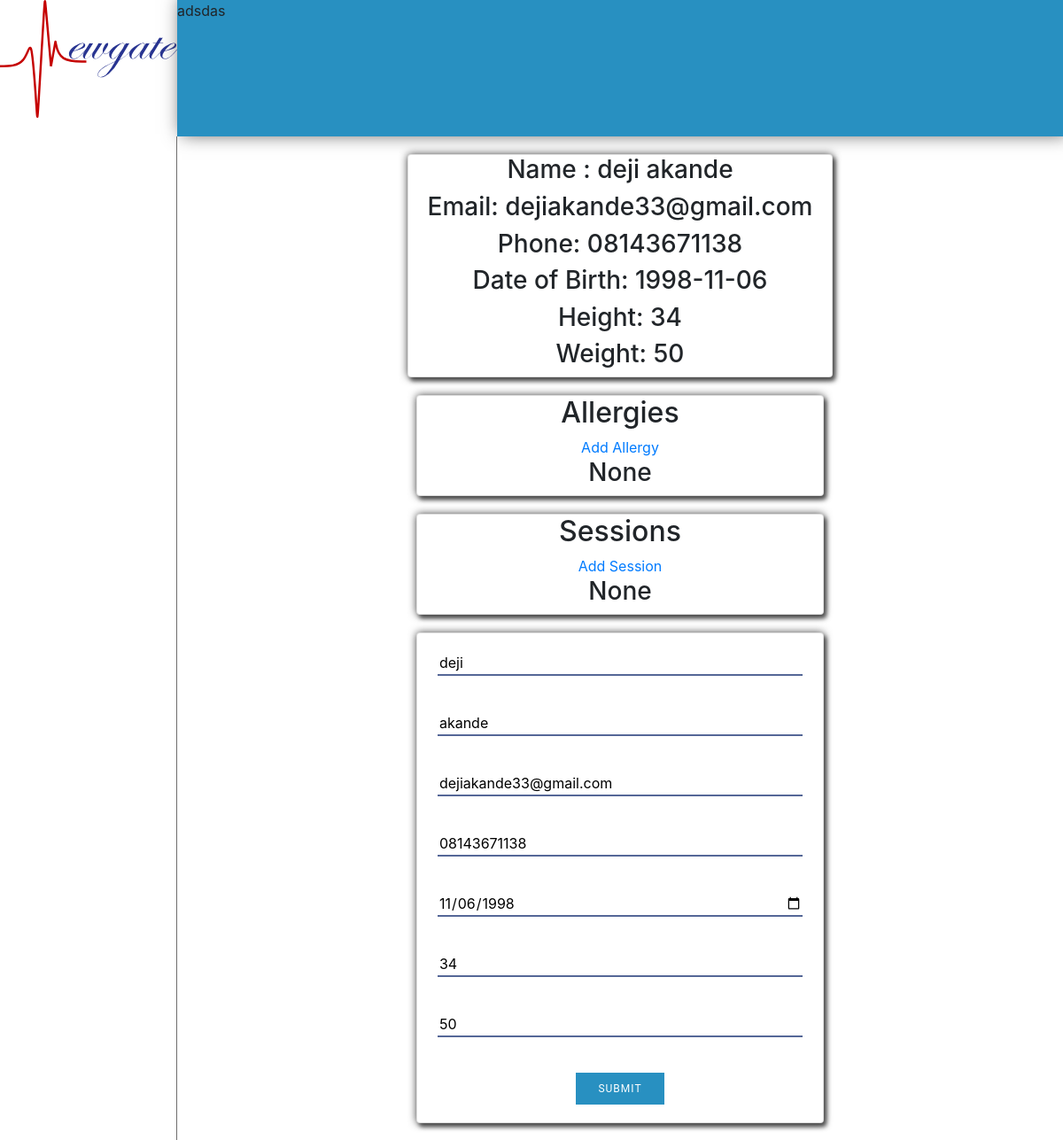
Page /pages/persian.php?id=1 (signed in) on the committed database.
### tables this page shows
CREATE TABLE IF NOT EXISTS `tbl_patients` (
  `ID` int(11) NOT NULL AUTO_INCREMENT,
  `firstname` varchar(255) NOT NULL,
  `lastname` varchar(255) NOT NULL,
  `email` varchar(255) NOT NULL,
  `phone_num` varchar(255) NOT NULL,
  `dob` date NOT NULL,
  `height` float DEFAULT NULL,
  `weight` float DEFAULT NULL,
  PRIMARY KEY (`ID`)
);

### functions/functions.php (called while the page is built, shortened)
<?php
    class Input{
        static function get($var, $default = NULL){
            if( isset($_GET[$var])){
                $res = $_GET[$var];
                if(trim($res)){
                    return $res;
                }else{
                    return $default;
                }
            }else{
                return $default;
            }
        }
    }
?>

### classes/patient.php (called while the page is built, shortened)
<?php
class Patient {
    function __construct($ID, $email, $firstname, $lastname, $phone_num, $dob, $height, $weight){
        $this->ID = $ID;
        $this->email = $email;
        $this->firstname = $firstname;
        $this->lastname = $lastname;
        $this->phone_num = $phone_num;
        $this->dob = $dob;
        $this->height = $height;
        $this->weight = $weight;
    }
    static function getPatient($conn, $stmt, $data){
        $stmt->execute($data);
        if( $result = $stmt->fetch(PDO::FETCH_ASSOC) ){
            $id = $result["ID"];
            return new Patient($id, $result["email"], $result["firstname"], $result["lastname"], $result["phone_num"], $result['dob'], $result['height'], $result['weight']);
        }
        return null;
    }
    static function getPatientByID($conn, $id){
        $stmt = $conn->prepare("SELECT * FROM tbl_patients WHERE id = :id");
        $data = array("id"=> $id);
        return self::getPatient($conn, $stmt, $data);
    }
}

### classes/allergy.php (called while the page is built, shortened)
<?php
    class Allergy{
        static function getAllergyFromPatient($conn, $patientID){
            $stmt = $conn->query("SELECT * FROM tbl_allergies WHERE patientID=$patientID");
            $result = $stmt->fetchall(PDO::FETCH_ASSOC);
            $array = array();
            return $array;
        }
    }
?>

### classes/session.php (called while the page is built, shortened)
<?php
    class Session{
        static function getSessionFromPatient($conn, $patientID){
            $query = "SELECT * FROM tbl_sessions WHERE patientID=$patientID";
            $stmt = $conn->query($query);
            $sessions = array();
            if($rows = $stmt->fetchall(PDO::FETCH_ASSOC)){
                foreach($rows as $result){
                    array_push($sessions, new Session($result['ID'], $result["patientID"], $result["consultation_bill"], $result['startdate'], $result["paid"]));
                }
            }
            return $sessions;
        }
    }
?>

### pages/persian.php (the view, shortened to what this page needs)
<?php
    require_once('../functions/conn.php');
    require_once('../functions/functions.php');
    require_once("../classes/patient.php");
    require_once("../classes/allergy.php");
    require_once("../classes/session.php");
    if(isset($_GET['id'])){
        $conn = connect();
        $id = Input::get('id');
        $currentP = Patient::getPatientByID($conn,$id);
        $allergies = Allergy::getAllergyFromPatient($conn,$currentP->ID);
        $sessions = Session::getSessionFromPatient($conn, $currentP->ID);
    }
?>
<!DOCTYPE html>
<html lang="en">
<head>
    <link rel="stylesheet" href="../assets/css/bootstrap.min.css">
    <link rel="stylesheet" type="text/css" media="screen" href="../assets/css/main.css"/>
    <link rel="stylesheet" type="text/css" media="screen" href="../assets/css/addpatients.css"/>
</head>
<body>
    <div class="grid">
        <div class = "logo">
           <a href="/newgate.ho/pages/dashboard.php">
                <img class = "lago" src="../assets/images/newgate.svg" alt="logo here">
            </a>
        </div>
        <div class = "profile">adsdas</div>
        <div class = "navbar"></div>
        <div class = "stuff text-center">
            <div class = "middlegrid">
                <div></div>
                <div class = "card">
                    <h3>Name : <?php echo htmlspecialchars($currentP->firstname)." ".htmlspecialchars($currentP->lastname);?> </h3>
                    <h3>Email: <?php echo htmlspecialchars($currentP->email);?></h3>
                    <h3>Phone: <?php echo htmlspecialchars($currentP->phone_num);?></h3>
                    <h3>Date of Birth: <?php echo htmlspecialchars($currentP->dob);?></h3>
                    <h3>Height:  <?php echo htmlspecialchars($currentP->height);?></h3>
                    <h3>Weight: <?php echo htmlspecialchars($currentP->weight);?></h3>
                </div>
                <div></div>
        </div>
        <div class = "stuff text-center">
            <div class = "middlegrid">
                <div></div>
                <div class = "card">
                    <h2>Allergies</h2>
                    <a href="allergy/addallergies.php?ID=<?php ?>">Add Allergy</a>
                    <?php if($allergies){ ?>
                    <table class="genTab">
                        <thead>
                            <th>Description</th>
                            <th>Action</th>
                        </thead>
                        <tbody>
                        <?php foreach($allergies as $allergy){
                            echo <<<_END
                            <tr>
                            <td>$allergy->desc</td>
                            <td><a href="allergy/editallergies.php?ID=$allergy->ID">EDIT</a></td>
                            </tr>
_END;
                        }?>
                        </tbody>
                    </table>
                    <?php }else{
                        echo "<h3>None</h3>";
                    }?>
                </div>
                <div></div>
            </div>
        </div>
        <div class = "stuff text-center">
            <div class = "middlegrid">
                <div></div>
                <div class = "card">
                    <h2>Sessions</h2>
                    <a href="addsession.php">Add Session</a>
                    <?php if($sessions){ ?>
                    <table class="genTab">
                        <thead>
                            <th>Consultation Bill</th>
                            <th>Start Date</th>
                            <th>Paid</th>
                            <th>Action</th>
                        </thead>
                        <tbody>
                        <?php foreach($sessions as $session){
                            $last = ($sessions[count($sessions)-1] == $session)? '<a href="editsessions.php?ID=$session->ID">EDIT</a>  <button onclick="sessview($session->ID)">VIEW</button> ':'<button onclick="sessview($session->ID)">VIEW</button>';
                            echo <<<_END
                            <tr>
                            <td>$session->consultation_bill</td>
                            <td>$session->startdate</td>
                            <td>$session->paid</td>
                            <td>$last</td>
                            </tr>
_END;
                        }?>
                        </tbody>
                    </table>
                    <?php }else{
                        echo "<h3>None</h3>";
                    }?>
                </div>
                <div></div>
            </div>
        </div>
        <div class = "stuff text-center">
            <div class = "middlegrid">
                <div></div>
                <div class = "card">
                    <form action="<?php echo $_SERVER['PHP_SELF'];?>" method="post">
                        <input class="inputext addp" type="text" name="firstname" placeholder="firstname" value="<?php echo htmlspecialchars($currentP->firstname);?>" required><br>
                        <input class="inputext addp" type="text" name="lastname" placeholder="lastname" value="<?php echo htmlspecialchars($currentP->lastname);?>" required><br>
                        <input class="inputext addp" type="email" name="email" placeholder="email" value="<?php echo htmlspecialchars($currentP->email);?>"><br>
                        <input class="inputext addp" type="text" name="phone_num" placeholder="phone num" value="<?php echo htmlspecialchars($currentP->phone_num);?>"><br>
                        <input class="inputext addp" type="date" name="dob" placeholder="date of birth" value="<?php echo htmlspecialchars($currentP->dob);?>" required><br>
                        <input class="inputext addp" type="number" name="height" placeholder="height" value="<?php echo htmlspecialchars($currentP->height);?>"><br>
                        <input class="inputext addp" type="number" name="weight" placeholder="weight" value="<?php echo htmlspecialchars($currentP->weight);?>"><br>
                        <input class="bodbut addp" type="submit" name="submit" value="submit">
                    </form>
                </div>
                <div></div>
        </div>
    </div>
</body>
</html>

### assets/css/main.css (style rules this page uses)
.card { box-shadow: 3px 4px 5px rgb(77, 77, 77), 0 0 10px rgb(77, 77, 77); }
.inputext { margin: 10px; border-style: hidden; border-bottom-style: solid; border-bottom-color: #556797; outline: none; }
::placeholder { color: #4975e9; }
.navbar { border-right: 1px solid#6e6d6d; display: grid; grid-template-rows: 15% 50% 35%; grid-template-areas: " . damn ."; }
.profile { background-color: #2890C1; box-shadow: 5px -3px 20px rgb(77, 77, 77); }
.bodbut { color: #ffffff; margin: 10px; font-size: 12px; border: 0 none; letter-spacing: 1px; text-transform: uppercase; background-color: #2890C1; font-family: roboto, medium; border-radius: 0; width: 100px; height: 36px; transition: all 0.3s ease-in-out; }
.grid { display: grid; grid-auto-rows: minmax(720px, auto); grid-template-columns: 1fr 5fr; grid-template-rows: 12% 88%; grid-template-areas: "logo profile" "navbar stuff"; width: 100%; height: 100%; }
.stuff { margin: 20px; }
.middlegrid { display: grid; grid-template-columns: 1fr 2fr 1fr; grid-template-columns: ". middle ." }

### assets/css/addpatients.css (style rules this page uses)
.addp { margin: 20px; }
.inputext { width: 90%; }

### rows in the picture
tbl_patients: firstname "deji", lastname "akande", email "dejiakande33@gmail.com", phone_num "08143671138", dob "1998-11-06", height "34", weight "50", dob "11/06/1998"
